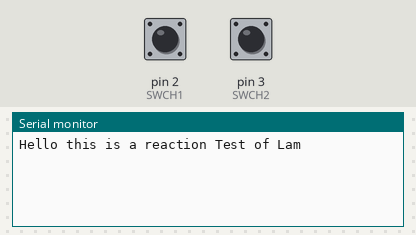
A sketch run on a simulated Arduino Uno, built with avr-gcc and run on an emulated ATmega328P. Parts: the last lines printed to the serial monitor. The test bench sets the inputs (shaded band); at power-on: pin 2 (SWCH1) HIGH, pin 3 (SWCH2) HIGH.

Above: at 2.2 s.
2.3 s: pin 2 (SWCH1) pulled LOW for 0.15 s
At 3.5 s:
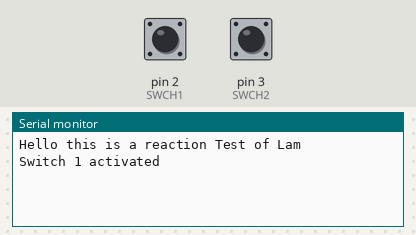
3.9 s: pin 3 (SWCH2) pulled LOW for 0.15 s
At 4.4 s:
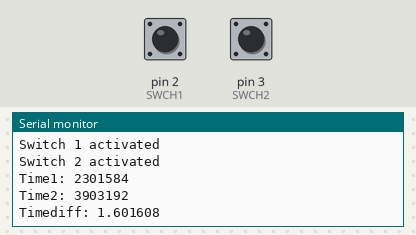

The sketch:

reactiontest.ino
```cpp
#define OFF HIGH
#define ON LOW

#define SWCH1 2
#define SWCH2 3
unsigned long time1;
unsigned long time2;
float timediff;
void setup() {
  // put your setup code here, to run once:
  pinMode(SWCH1,INPUT_PULLUP);
  pinMode(SWCH2,INPUT_PULLUP);
  Serial.begin(9600);
  delay(1000);
  Serial.println("Hello this is a reaction Test of Lam");
}
void loop() {
  while(digitalRead(SWCH1) == OFF){
    delay(10);
  }
  Serial.println("Switch 1 activated");
  time1 = micros();
  while(digitalRead(SWCH2) == OFF){
    delay(10);
    }
  Serial.println("Switch 2 activated");
  time2 = micros();
  timediff = ((float)time2 - (float)time1)/1000000;
  Serial.print("Time1: ");
  Serial.println(time1);
  Serial.print("Time2: ");
  Serial.println(time2);
  Serial.print("Timediff: ");
  Serial.println(timediff,6);
  Serial.println();

}
```

Measured:
- after the input at 2.3 s, the serial monitor: prints a new line at once (image 1)
- after the input at 3.9 s, the serial monitor: prints a new line at once (image 2)
